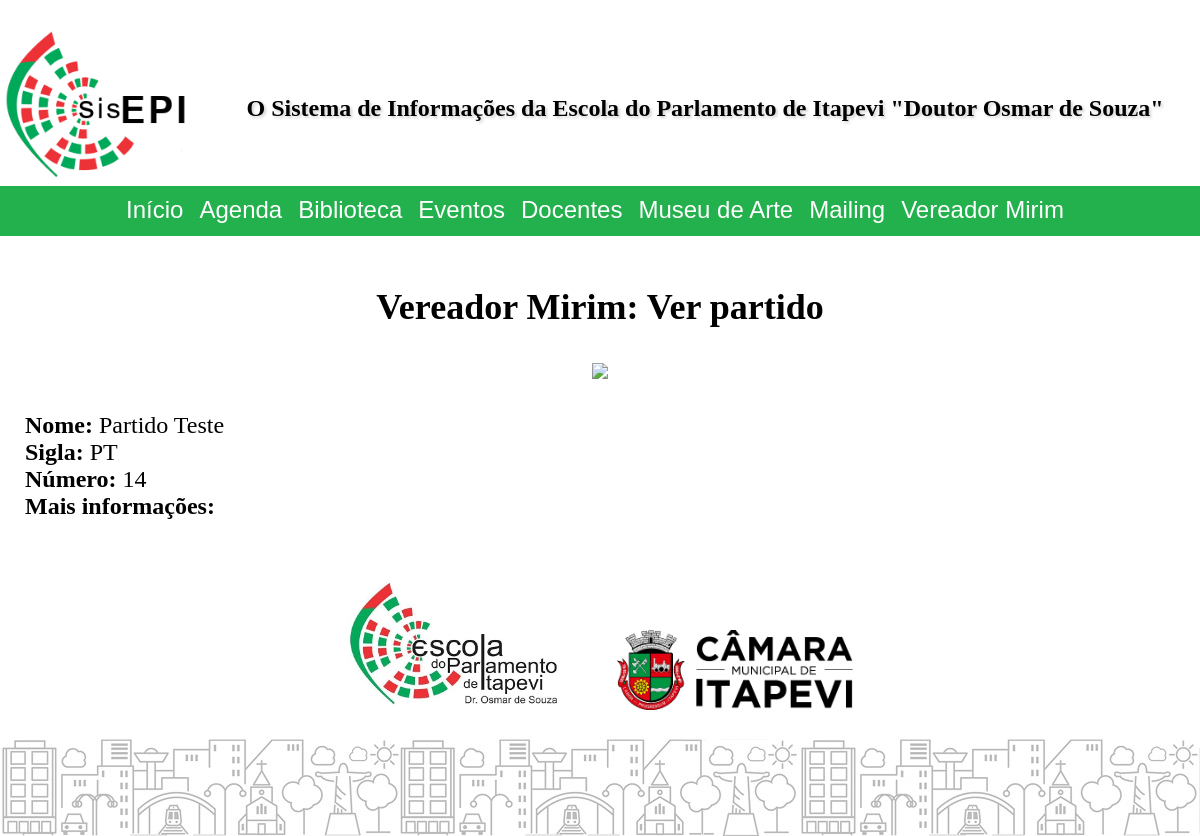
Page /public/index.php?cont=vereadormirim&action=viewparty&id=7 on the earlier database version.
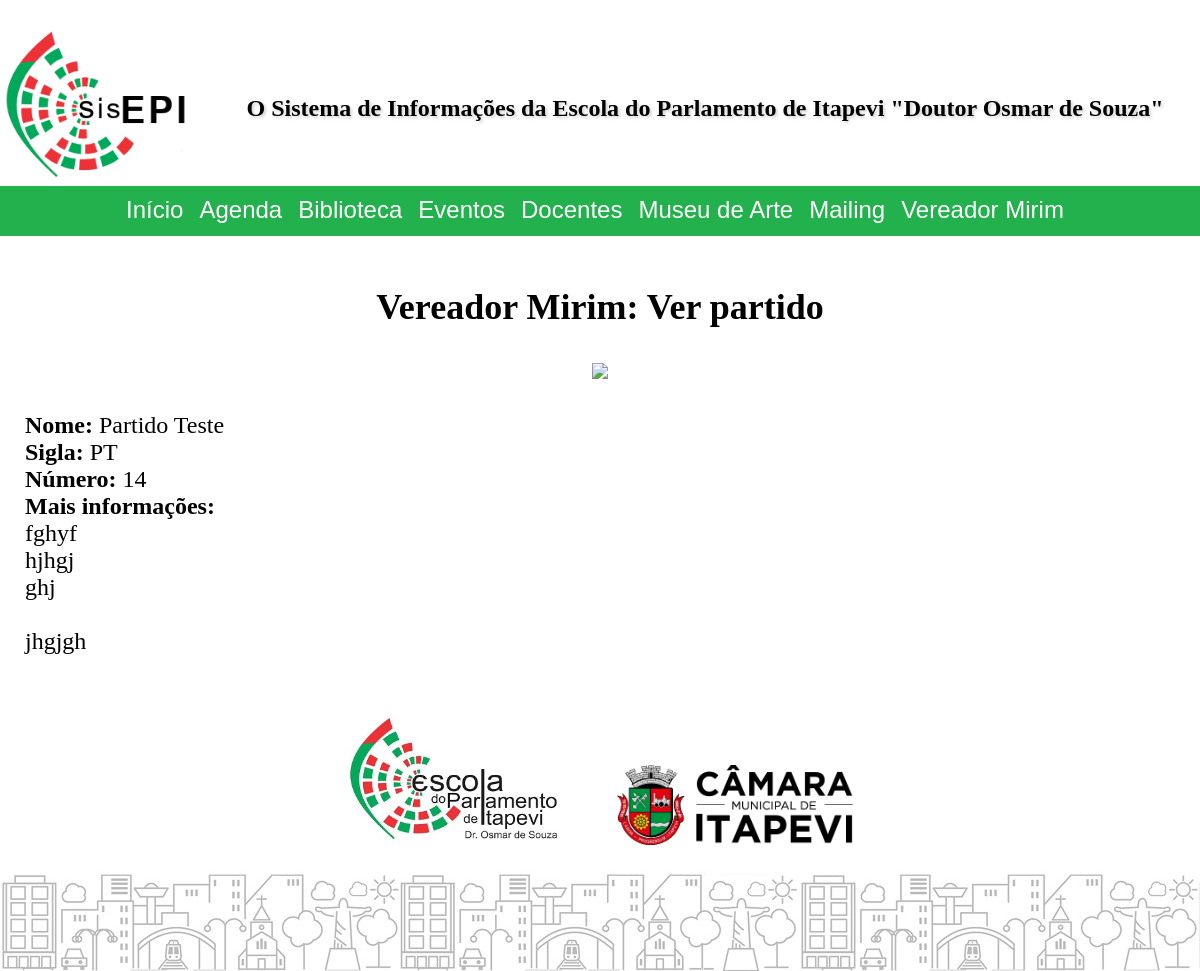
Same page on the later database version.
### tables this page shows
CREATE TABLE `vereadormirimparties` (
  `id` int UNSIGNED NOT NULL,
  `name` varchar(255) NOT NULL,
  `acronym` varchar(50) NOT NULL,
  `number` int NOT NULL,
  `moreInfos` text,
  `logoFileExtension` varchar(255) DEFAULT NULL
);

### model/DataProperty.php (called while the page is built, shortened)
<?php
class DataProperty implements \JsonSerializable
{
	private string $dbType;
	private $defaultValue;
	private bool $encrypt = false;
	private $value;
	public $valueTransformer;
	public function __construct($formFieldIdentifierName, $defaultValue = null, $databaseType = self::MYSQL_STRING, bool $encrypt = false)
	{
		$this->dbType = $databaseType;
		$this->defaultValue = $defaultValue;
		$this->encrypt = $encrypt;
	}
	public function getValue()
	{
		return isset($this->valueTransformer) ? ($this->valueTransformer)($this->value) : $this->value;
	}
	public function setValue($value)
	{
		$this->value = $value;
	}
	public function getValueForDatabase()
	{
		$val = $this->getValue();
		return !empty($val) ? $val : $this->defaultValue;
	}
	public function getEncrypt()
	{
		return $this->encrypt;
	}
	public function getBindParamType()
	{
		return $this->dbType;
	}
}

### model/SqlSelector.php (called while the page is built, shortened)
<?php
require_once __DIR__ . '/DataEntity.php';
class SqlSelector
{
    private array $selectColumns = [];
    private string $fromTable;
    private array $joins = [];
    private array $whereClauses = [];
    private array $values = [];
    private string $bindParamTypes = "";
    public function setTable($table)
    {
        $this->fromTable = $table;
    }
    public function addSelectColumn($col)
    {
        $this->selectColumns[] = $col;
    }
    public function addWhereClause($where)
    {
        $this->whereClauses[] = $where;
    }
    public function addValue(string $bindParamType, $value)
    {
        $this->bindParamTypes .= $bindParamType;
        $this->values[] = $value;
    }
    public function run(\mysqli $conn, int $mode = self::RETURN_SINGLE_ASSOC)
    {
        $finalSql = "SELECT " . implode(',', $this->selectColumns) . " FROM " . $this->fromTable . ' ' .
        implode(' ', $this->joins) . ' ';
        if (!empty($this->whereClauses))
            $finalSql .= 'WHERE ' . implode(' ', $this->whereClauses) . ' ';
        $stmt = $conn->prepare($finalSql);
        if (strlen($this->bindParamTypes) > 0)
            $stmt->bind_param($this->bindParamTypes, ...$this->values);
        $stmt->execute();
        $result = $stmt->get_result();
        $output = null;
        switch ($mode)
        {
            case self::RETURN_SINGLE_ASSOC:
                $output = $result->num_rows > 0 ? $result->fetch_assoc() : null;
                break;
        }
        return $output;
    }
}

### model/DataEntity.php (called while the page is built, shortened)
<?php
require_once __DIR__ . '/SqlSelector.php';
require_once __DIR__ . '/DataProperty.php';
abstract class DataEntity implements \IteratorAggregate, \JsonSerializable
{
	protected object $properties;
	protected array $primaryKeys = [];
	protected string $databaseTable = "";
	protected string $encryptionKey = "";
	public function __get($name)
	{
		return $this->properties->$name->getValue();
	}
	public function __set($name, $value)
	{
		$this->properties->$name->setValue($value);
	}
	public function getSingle(mysqli $conn)
	{
		$selector = $this->getGetSingleSqlSelector();
		$dataRow = $selector->run($conn, SqlSelector::RETURN_SINGLE_ASSOC);
		if (isset($dataRow))
			return $this->newInstanceFromDataRow($dataRow);
		else
			throw new \SisEpi\Model\Exceptions\DatabaseEntityNotFound('Dados não localizados!', $this->databaseTable);
	}
	public function fillPropertiesFromDataRow($dataRow)
	{
		foreach ($dataRow as $col => $val)
		{
			if (!isset($this->properties->$col))
				$this->otherProperties->$col = $val;
			else
				$this->properties->$col->setValue($val);
		}
	}
	protected function getGetSingleSqlSelector() : SqlSelector
	{
		$selector = new SqlSelector();
		$columnsAndValues = get_object_vars($this->properties);
		$isFirstWhereClause = true;
		foreach ($columnsAndValues as $propName => $propObject)
		{
			$selector->addSelectColumn($this->getSelectQueryColumnName($propName));
			if (array_search($propName, $this->primaryKeys) !== false)
			{
				$selector->addWhereClause( $isFirstWhereClause ? $this->getSelectQueryColumnName($propName) . " = ? " : " AND " . $this->getSelectQueryColumnName($propName) . " = ? " );
				$selector->addValue($propObject->getBindParamType(), $propObject->getValueForDatabase());
				$isFirstWhereClause = false;
			}
		}
		$selector->setTable($this->databaseTable);
		return $selector;
	}
	protected function getSelectQueryColumnName(string $propName) : string
	{
		if (isset($this->properties->$propName))
			return $this->properties->$propName->getEncrypt() ? "aes_decrypt({$this->databaseTable}.{$propName}, '{$this->encryptionKey}') AS $propName " : "{$this->databaseTable}.{$propName}";
		else
			return null;
	}
}

### public/controller/vereadormirim.controller.php (called while the page is built, shortened)
<?php
final class vereadormirim extends BaseController
{
    public function viewparty()
    {
        require_once __DIR__ . '/../../model/VereadorMirim/Party.php';
        $partyId = isset($_GET['id']) && isId($_GET['id']) ? $_GET['id'] : null;
        $conn = createConnectionAsEditor();
        try
        {
            $partyGetter = new \SisEpi\Model\VereadorMirim\Party();
            $partyGetter->id = $partyId;
            $partyObject = $partyGetter->getSingle($conn);
        }
        catch (Exception $e)
        {
            $this->pageMessages[] = $e->getMessage();
        }
    }
}

### model/VereadorMirim/Party.php (called while the page is built, shortened)
<?php
require_once __DIR__ . '/../DataEntity.php';
class Party extends DataEntity
{
    public function __construct()
    {
        $this->properties = (object)
        [
            'id' => new DataProperty('partyId', null, DataProperty::MYSQL_INT),
            'name' => new DataProperty('txtName', 'Partido sem nome', DataProperty::MYSQL_STRING),
            'acronym' => new DataProperty('txtAcronym', '', DataProperty::MYSQL_STRING),
            'number' => new DataProperty('numPartyNumber', null, DataProperty::MYSQL_INT),
            'moreInfos' => new DataProperty('txtMoreInfos', null, DataProperty::MYSQL_STRING),
            'logoFileExtension' => new DataProperty('hidLogoFileExtension', null, DataProperty::MYSQL_STRING)
        ];
    }
}

### public/includes/URL/URLGenerator.php (called while the page is built, shortened)
<?php
abstract class URLGenerator
{
	public static bool $useFriendlyURL;
	private static function appendQueryString($queryString = null, $directFileAccess = false)
	{
		$qsFinal = "";
		if (!empty($qsFinal))
			return self::$useFriendlyURL || $directFileAccess ? "?$qsFinal" : "&$qsFinal";
		else
			return "";
	}
	public static function generateBaseDirFileURL($pathFromBaseURL = null, $queryString = null)
	{
		$fileBaseFriendly = self::URLBase . '/file';
		$fileBaseUnfriendly = self::URLBase;
		$url = (self::$useFriendlyURL ? $fileBaseFriendly : $fileBaseUnfriendly) . (!empty($pathFromBaseURL) ? "/$pathFromBaseURL" : "") . self::appendQueryString($queryString, true);
		return $url;
	}
}

### public/view/vereadormirim.viewparty.view.php (the view)
<?php if (isset($partyObj)): ?>
<div class="viewDataFrame">
    <div class="centControl">
        <?php if (!is_null($partyObj->logoFileExtension)): ?>
            <img src="<?= URL\URLGenerator::generateBaseDirFileURL("uploads/vereadormirim/parties/{$partyObj->id}.{$partyObj->logoFileExtension}") ?>"
                    height="200"/>
        <?php else: ?>
            <span style="font-style: italic; font-size: xx-large;">Sem logo</span>
        <?php endif; ?>
    </div>
    <br/>
    <label>Nome: </label><?= hsc($partyObj->name) ?> <br/>
    <label>Sigla: </label><?= hsc($partyObj->acronym) ?><br/>
    <label>Número: </label><?= hsc($partyObj->number) ?><br/>
    <label>Mais informações: </label><br/>
    <?= nl2br(hsc($partyObj->moreInfos)) ?>
</div>
<?php endif; ?>

Differences in the rows shown:
changed vereadormirimparties "Partido Teste": moreInfos (not shown) → "fghyf hjhgj ghj jhgjgh"
